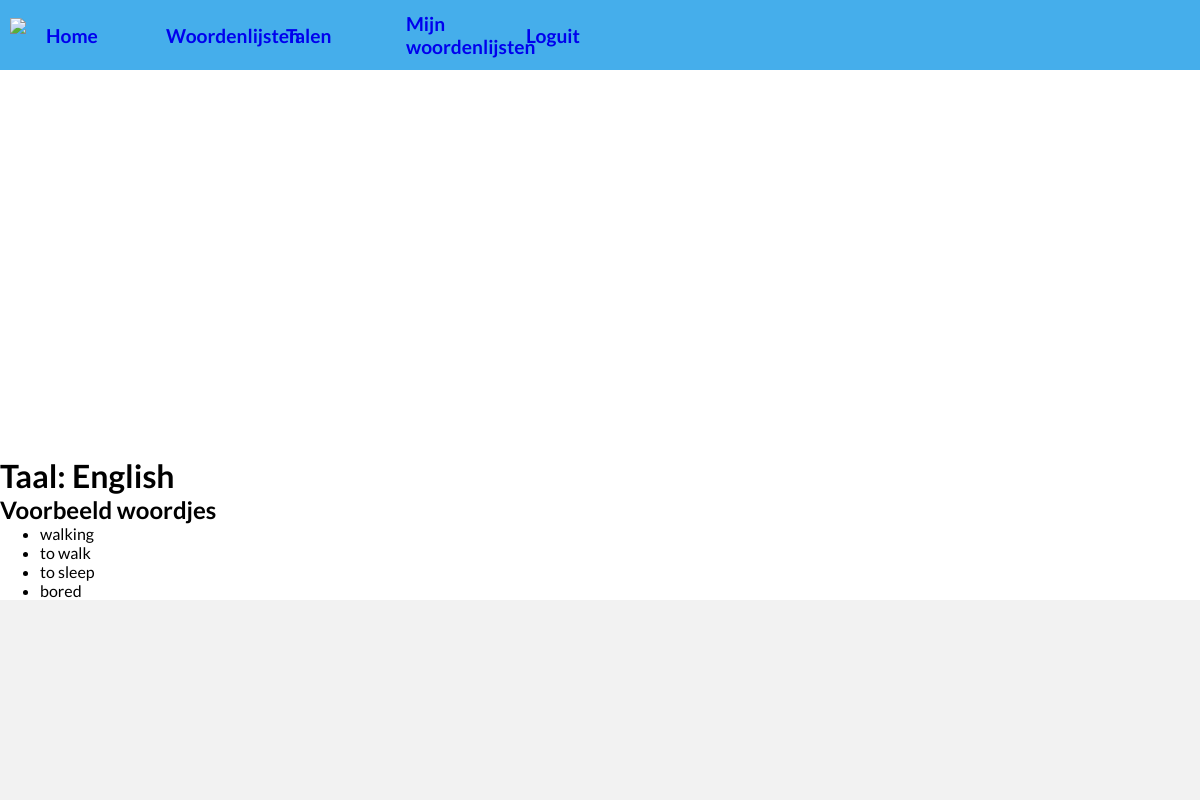
Page /quiz/language/2/ (signed in) on the committed database.
### quiz/models.py (models this page shows, shortened)
class Language(models.Model):
    name = models.CharField(
        max_length=200, help_text='The name of the language')

class Word(models.Model):
    name = models.CharField(
        max_length=200, help_text='How the word is spelled')
    language = models.ForeignKey(
        Language, on_delete=models.SET_NULL, help_text='The language of this word', null=True)
    usage = models.ManyToManyField(Sentence, blank=True)

### quiz/views.py (the view)
# urls.py: path('language/<int:pk>/', views.LanguageDetailView.as_view(), name='language-detail'),
class LanguageDetailView(generic.DetailView):
    model = Language
    template_name = 'quiz/language_detail.html'
    context_object_name = 'language'

### quiz/templates/quiz/language_detail.html (shortened to what this page needs)
{% extends 'quiz/base_generic.html' %}
{% block content %}
<h1>Taal: {{ language.name }}</h1>
<div>
    <h2>Voorbeeld woordjes</h2>
    <ul>
    {% for word in language.word_set.all %}
        <li>{{ word.name }}</li>
    {% endfor %}
    </ul>
</div>
{% endblock content %}

### quiz/static/quiz/css/base.css (style rules this page uses)
:root { --bg-color: white; }
* { margin: 0; box-sizing: border-box; }
body { background-color: var(--bg-color); font-family: 'Lato', sans-serif; display: grid; grid-template-rows: auto 1fr auto; min-height: 100vh; }

### rows in the picture
Language: name "English"
Word: name "walking"
Word: name "to walk"
Word: name "to sleep"
Word: name "bored"
